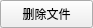
<?xml version="1.0" encoding="UTF-8"?>
<ui version="4.0">
 <class>DeleteButton</class>
 <widget class="QWidget" name="DeleteButton">
  <property name="geometry">
   <rect>
    <x>0</x>
    <y>0</y>
    <width>93</width>
    <height>28</height>
   </rect>
  </property>
  <property name="windowTitle">
   <string>Form</string>
  </property>
  <widget class="QPushButton" name="pushButton">
   <property name="geometry">
    <rect>
     <x>0</x>
     <y>0</y>
     <width>93</width>
     <height>28</height>
    </rect>
   </property>
   <property name="text">
    <string>删除文件</string>
   </property>
  </widget>
 </widget>
 <resources/>
 <connections/>
</ui>
